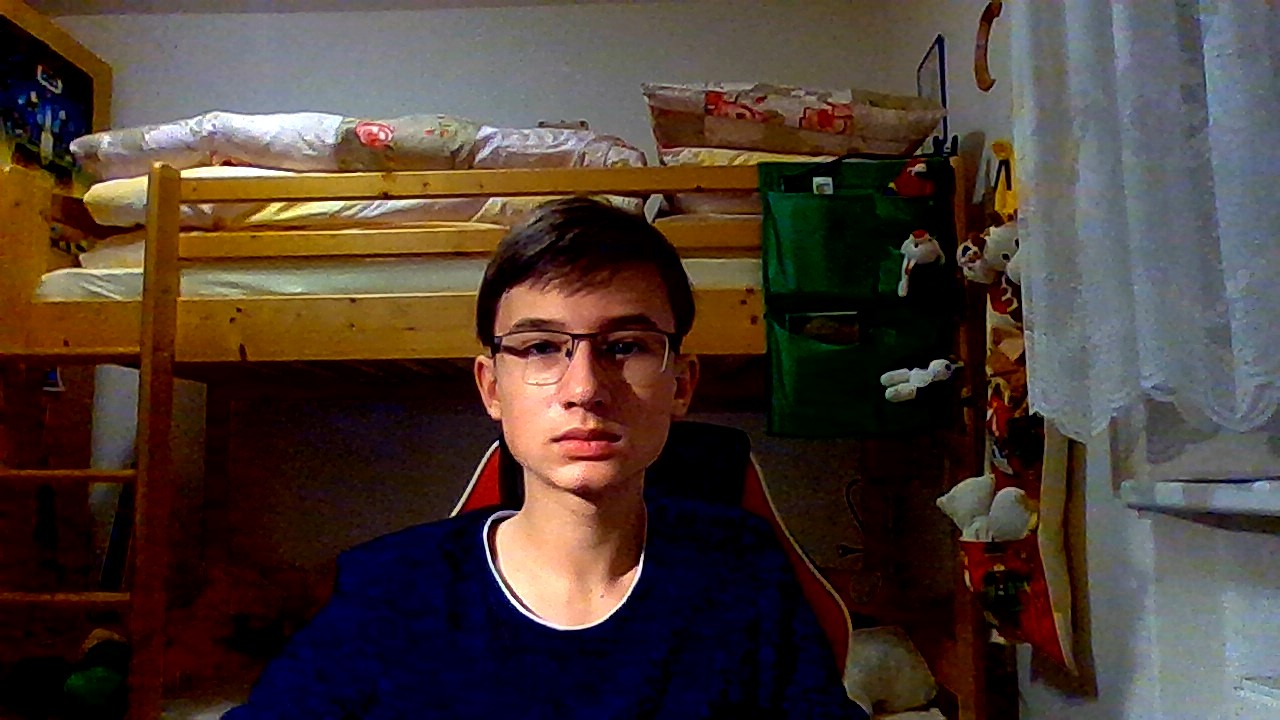
#> input picture Python/Python mini projects/OpenCv/1st tests/WIN_20210219_17_45_25_Pro.jpg, 1280 x 720 px
$ python OpenCV2.py
#> lines starting #> are read from the running program, lines starting #| are printed output that depends on the picture; after the words box and inside, x2 and y2 are one past the last pixel; in counts of white or black regions, pixels touching at a corner belong together
import cv2
import numpy as np

def empty(a):
    pass

pic = 'WIN_20210219_17_45_25_Pro.jpg'
cv2.namedWindow("Trackbars")
cv2.resizeWindow("Trackbars", 640, 240)
cv2.createTrackbar("Hue Min", "Trackbars", 0, 179,empty)
cv2.createTrackbar("Hue Max", "Trackbars", 179, 179,empty)
cv2.createTrackbar("Sat Min", "Trackbars", 0, 255,empty)
cv2.createTrackbar("Sat Max", "Trackbars", 255, 255,empty)
cv2.createTrackbar("Val Min", "Trackbars", 0, 255,empty)
cv2.createTrackbar("Val Max", "Trackbars", 255, 255,empty)

while True:
    img = cv2.imread(pic)
#> img is the input picture: shape (720, 1280, 3); mean B, G, R 53.1, 60.2, 75.1
    imgHSV = cv2.cvtColor(img, cv2.COLOR_BGR2HSV)
#> imgHSV: shape (720, 1280, 3); mean H, S, V 57.5, 154.3, 82.7
    h_min = cv2.getTrackbarPos("Hue Min", "Trackbars")
    h_max = cv2.getTrackbarPos("Hue Min", "Trackbars")
    s_min = cv2.getTrackbarPos("Sat Min", "Trackbars")
    s_max = cv2.getTrackbarPos("Sat Max", "Trackbars")
    v_min = cv2.getTrackbarPos("Val Min", "Trackbars")
    v_max = cv2.getTrackbarPos("Val Max", "Trackbars")
    print(h_min, h_max, s_min, s_max, v_min, v_max,)

    lower = np.array([h_min, s_min, v_min])
    upper = np.array([h_max, s_max, v_max])
    mask = cv2.inRange(imgHSV, lower, upper)
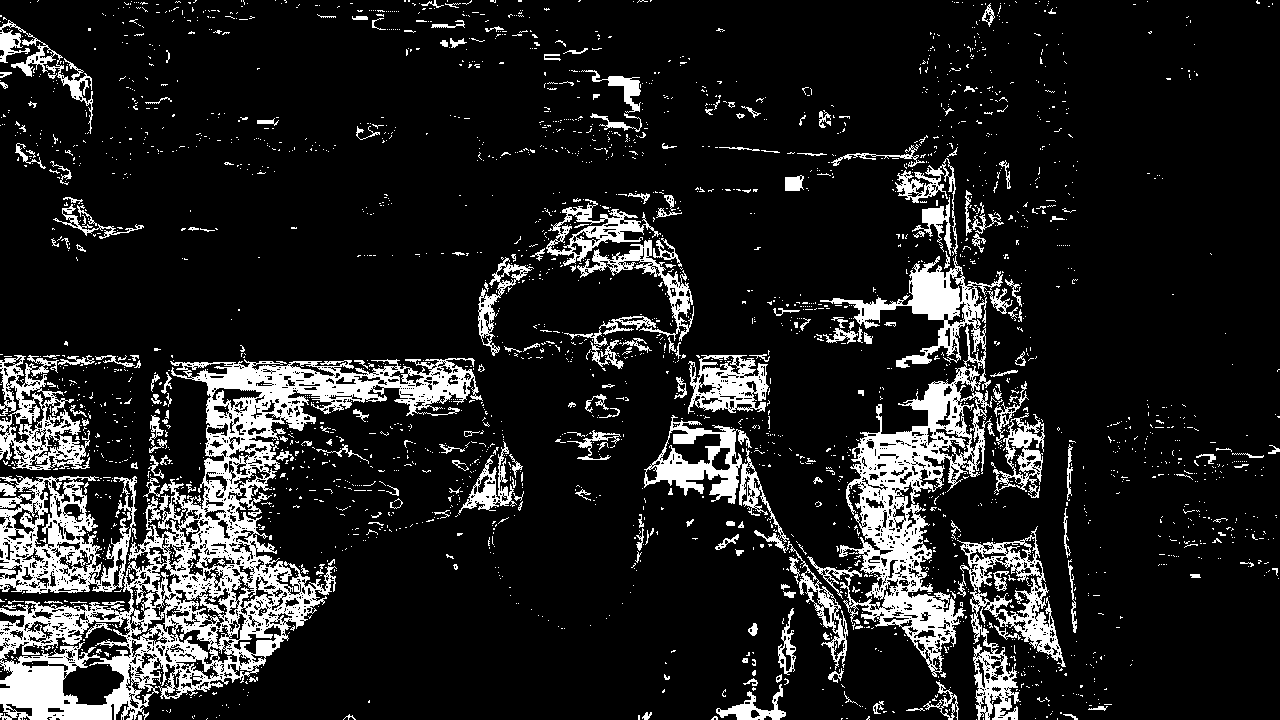
#> mask: shape (720, 1280); 13.3% white; 2742 white regions (2507 under 20 px), largest, box (x1, y1, x2, y2) and area: (0, 358, 483, 720) 47852, (807, 255, 1003, 677) 20797, (957, 526, 1066, 720) 5958
    imgResult = cv2.bitwise_and(img, img, mask = mask)
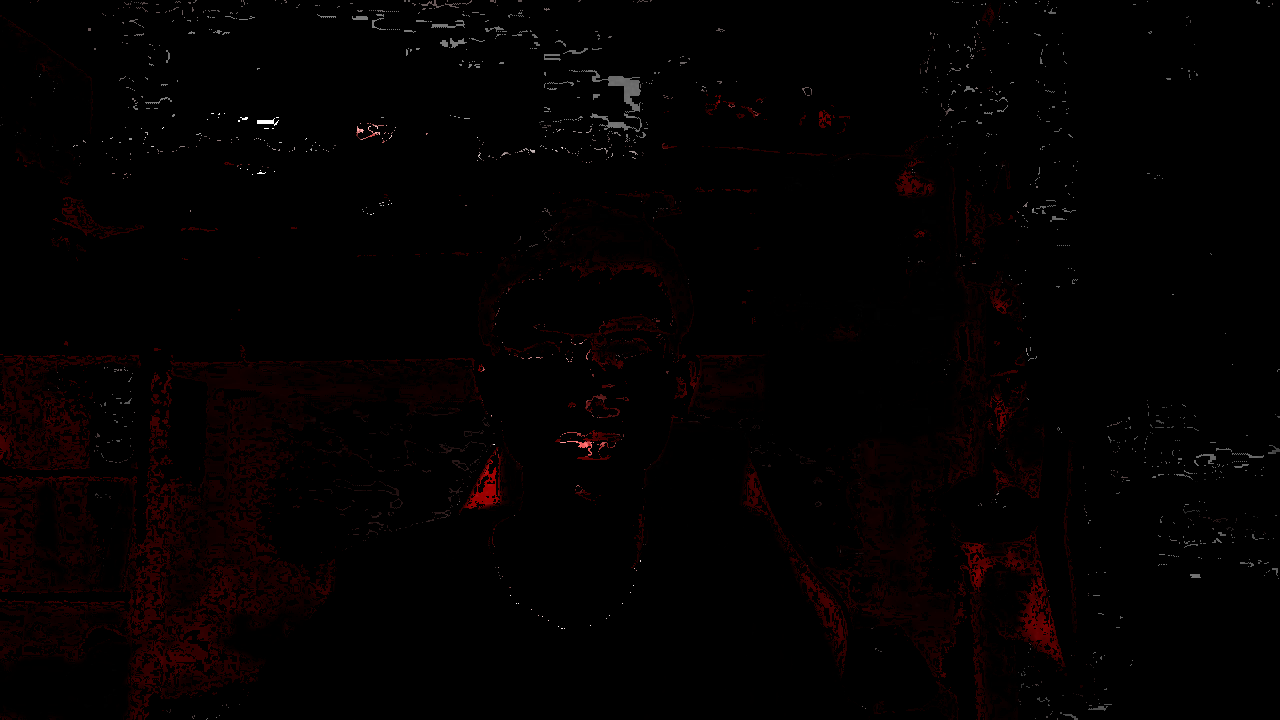
#> imgResult: shape (720, 1280, 3); mean B, G, R 0.7, 0.7, 3.4

    cv2.imshow("img", mask)
    cv2.imshow("img", mask)

    if cv2.waitKey(1) & 0xFF == ord("q"):
#> (key q is pressed here)
        break
